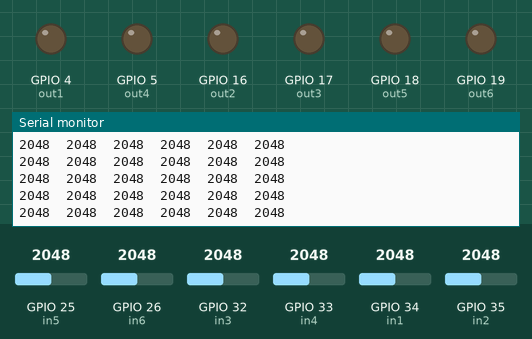
Simulated run of this sketch. Board: ESP32. Parts: output pins drawn as LEDs (lit = HIGH), the last lines printed to the serial monitor. Inputs (shaded band) come from the test bench; at power-on: GPIO 25 (in5) = 2048, GPIO 26 (in6) = 2048, GPIO 32 (in3) = 2048, GPIO 33 (in4) = 2048, GPIO 34 (in1) = 2048, GPIO 35 (in2) = 2048. WiFi joins after 1.5 s; servers stay silent unless stated; uploads are accepted with an empty reply.

Above: at 2.7 s.
2.8 s: GPIO 25 (in5) set to 1039
At 3.3 s:
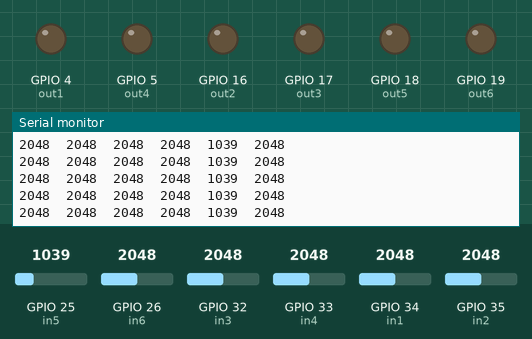
5.8 s: GPIO 25 (in5) set to 954
At 10.73 s:
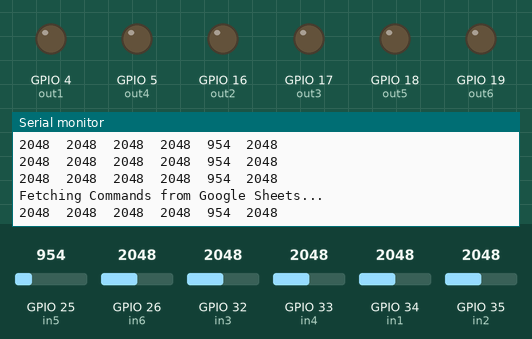
Timing chart, 0 to 12.2 s (numbered marks = the images above; inputs shaded):
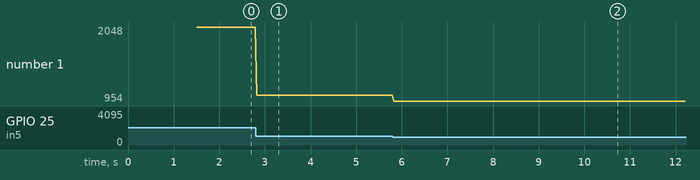

The sketch:

esp32code.ino
```cpp
#include "WiFi.h"
#include <HTTPClient.h>

const char* ssid = "your ssid";
const char* password = "***password***";

String Web_App_URL = "https://script.google.com/macros/s/AKfycbzZxWDRR0RSKmfvK0tIdyNQr2f89WYXvqhZe5Psqap0p2SOkQLodzuc8dQhR4i99sPMOQ/exec";

String inputStates = "";
String outputStates = "";
String sendDataURL="";

#define sda 21
#define scl 22

#define in1 34
#define in2 35
#define in3 32
#define in4 33
#define in5 25
#define in6 26

#define out1 4
#define out2 16
#define out3 17
#define out4 5
#define out5 18
#define out6 19

TaskHandle_t DataTaskHandle;


void setup() {
  Serial.begin(9600);

  pinMode(in1, INPUT);
  pinMode(in2, INPUT);
  pinMode(in3, INPUT);
  pinMode(in4, INPUT);
  pinMode(in5, INPUT);
  pinMode(in6, INPUT);

  pinMode(out1, OUTPUT);
  pinMode(out2, OUTPUT);
  pinMode(out3, OUTPUT);
  pinMode(out4, OUTPUT);
  pinMode(out5, OUTPUT);
  pinMode(out6, OUTPUT);

  digitalWrite(out1, LOW);
  digitalWrite(out2, LOW);
  digitalWrite(out3, LOW);
  digitalWrite(out4, LOW);
  digitalWrite(out5, LOW);
  digitalWrite(out6, LOW);

  Serial.print("Connecting to WiFi...");
  WiFi.begin(ssid, password);

  while (WiFi.status() != WL_CONNECTED) {
    Serial.print(".");
    delay(500);
  }
  Serial.println("\nConnected to WiFi!");

  // Create a task for sending and receiving data on core 0
  xTaskCreatePinnedToCore(
    DataTask,       // Function to run
    "Data Task",    // Task name
    8192,           // Stack size (bytes)
    NULL,           // Task input parameter
    1,              // Priority (1 = low, 5 = high)
    &DataTaskHandle,// Task handle
    0               // Run on Core 0
  );

}

void sendDataToGoogleSheets() {
  if (WiFi.status() == WL_CONNECTED) {
    HTTPClient http;

    Serial.println("Sending Data to Google Sheets...");

    http.begin(sendDataURL.c_str());
    int httpCode = http.GET();
    if (httpCode > 0) {
      // Serial.println("Google Sheets Response: " + http.getString());
    } else {
      Serial.println("Failed to send data.");
    }
    http.end();
  }
}


void getCommandsFromGoogleSheets() {
  if (WiFi.status() == WL_CONNECTED) {
    HTTPClient http;
    String fetchURL = Web_App_URL + "?sts=read";

    Serial.println("Fetching Commands from Google Sheets...");
    http.begin(fetchURL.c_str());
    int httpCode = http.GET();

    if (httpCode == HTTP_CODE_MOVED_PERMANENTLY || httpCode == HTTP_CODE_FOUND) {
      String redirectURL = http.getLocation();  // Alternative method for fetching redirected URL
      //   Serial.println("Redirecting to: " + redirectURL);
      http.end();

      if (redirectURL.length() > 0) {
        http.begin(redirectURL.c_str());  // Follow the new redirected URL
        httpCode = http.GET();
      }
    }

    if (httpCode > 0) {
      String command = http.getString();
      Serial.println("Received Command: " + command);

      // Parse commandO2 and commandO3
      int commaIndex = command.indexOf(",");
      String commandO2 = command.substring(0, commaIndex);
      String commandO3 = command.substring(commaIndex + 1);

      if (commandO2 != "NO_COMMAND") {
        if (commandO2 == "OUT1_ON") digitalWrite(out1, HIGH);
        if (commandO2 == "OUT1_OFF") digitalWrite(out1, LOW);
        if (commandO2 == "OUT2_ON") digitalWrite(out2, HIGH);
        if (commandO2 == "OUT2_OFF") digitalWrite(out2, LOW);
      }

      if (commandO3 != "NO_COMMAND") {
        if (commandO3 == "OUT3_ON") digitalWrite(out3, HIGH);
        if (commandO3 == "OUT3_OFF") digitalWrite(out3, LOW);
        if (commandO3 == "OUT4_ON") digitalWrite(out4, HIGH);
        if (commandO3 == "OUT4_OFF") digitalWrite(out4, LOW);
      }
    } else {
      Serial.println("Failed to fetch commands.");
    }
    http.end();
  }
}


void DataTask(void *pvParameters) {
  const unsigned long dataSendInterval = 10000;   // Send data every 10 sec
  const unsigned long commandFetchInterval = 10000; // Fetch commands every 5 sec

  unsigned long lastDataSendTime = 0;
  unsigned long lastCommandFetchTime = 0;

  while (1) {
    unsigned long currentMillis = millis();


    // Send data every 10 seconds
    if (currentMillis - lastDataSendTime >= dataSendInterval) {

       sendDataURL = Web_App_URL + "?sts=write" +
                  "&in1=" + String(analogRead(in1)) +
                  "&in2=" + String(analogRead(in2)) +
                  "&in3=" + String(analogRead(in3)) +
                  "&in4=" + String(analogRead(in4)) +
                  "&in5=" + String(analogRead(in5)) +
                  "&in6=" + String(analogRead(in6)) +
                  "&o1=" + String(digitalRead(out1)) +
                  "&o2=" + String(digitalRead(out2)) +
                  "&o3=" + String(digitalRead(out3)) +
                  "&o4=" + String(digitalRead(out4)) +
                  "&o5=" + String(digitalRead(out5)) +
                  "&o6=" + String(digitalRead(out6));

      sendDataToGoogleSheets();
      lastDataSendTime = currentMillis;
    }

    // Fetch commands every 5 seconds
    if (currentMillis - lastCommandFetchTime >= commandFetchInterval) {
      getCommandsFromGoogleSheets();
      lastCommandFetchTime = currentMillis;
    }

    vTaskDelay(500 / portTICK_PERIOD_MS);


  }
}


void loop() {


  int i1 = analogRead(in1);
  int i2 = analogRead(in2);
  int i3 = analogRead(in3);
  int i4 = analogRead(in4);
  int i5 = analogRead(in5);
  int i6 = analogRead(in6);


  Serial.print(i1); Serial.print("\t");
  Serial.print(i2); Serial.print("\t");
  Serial.print(i3); Serial.print("\t");
  Serial.print(i4); Serial.print("\t");
  Serial.print(i5); Serial.print("\t");
  Serial.print(i6); Serial.println("\t");

 // Serial.println(sendDataURL);

  /*
    digitalWrite(out1, HIGH); delay(100); digitalWrite(out1, LOW); delay(200);
    digitalWrite(out2, HIGH); delay(100); digitalWrite(out2, LOW); delay(200);
    digitalWrite(out3, HIGH); delay(100); digitalWrite(out3, LOW); delay(200);
    digitalWrite(out4, HIGH); delay(100); digitalWrite(out4, LOW); delay(200);
    digitalWrite(out5, HIGH); delay(100); digitalWrite(out5, LOW); delay(200);
    digitalWrite(out6, HIGH); delay(100); digitalWrite(out6, LOW); delay(1000);
  */

}
```

Measured:
- after the input at 2.8 s, the serial monitor: prints a new line at once (image 1)
- after the input at 5.8 s, the serial monitor: prints a new line at once (image 2)
- plotted number 1: 2048 → 1039 after the input at 2.8 s, 1039 → 954 after the input at 5.8 s
